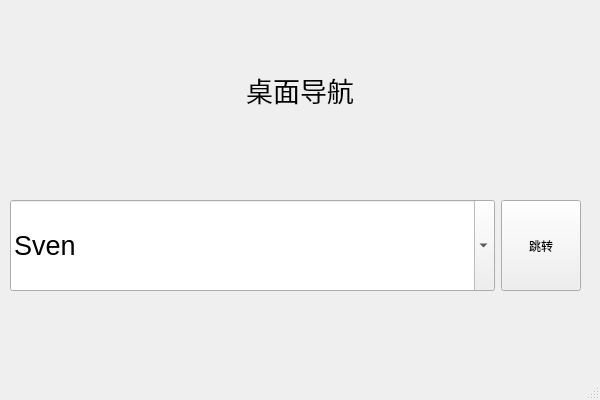
<?xml version="1.0" encoding="UTF-8"?>
<ui version="4.0">
 <class>MainWindow</class>
 <widget class="QMainWindow" name="MainWindow">
  <property name="windowModality">
   <enum>Qt::ApplicationModal</enum>
  </property>
  <property name="geometry">
   <rect>
    <x>0</x>
    <y>0</y>
    <width>600</width>
    <height>400</height>
   </rect>
  </property>
  <property name="sizePolicy">
   <sizepolicy hsizetype="Fixed" vsizetype="Fixed">
    <horstretch>0</horstretch>
    <verstretch>0</verstretch>
   </sizepolicy>
  </property>
  <property name="minimumSize">
   <size>
    <width>600</width>
    <height>400</height>
   </size>
  </property>
  <property name="maximumSize">
   <size>
    <width>1000</width>
    <height>800</height>
   </size>
  </property>
  <property name="font">
   <font>
    <family>Arial</family>
   </font>
  </property>
  <property name="windowTitle">
   <string>MainWindow</string>
  </property>
  <widget class="QWidget" name="centralwidget">
   <widget class="QLabel" name="label">
    <property name="geometry">
     <rect>
      <x>100</x>
      <y>40</y>
      <width>400</width>
      <height>100</height>
     </rect>
    </property>
    <property name="sizePolicy">
     <sizepolicy hsizetype="Fixed" vsizetype="Fixed">
      <horstretch>0</horstretch>
      <verstretch>0</verstretch>
     </sizepolicy>
    </property>
    <property name="font">
     <font>
      <family>Adobe Devanagari</family>
      <pointsize>20</pointsize>
     </font>
    </property>
    <property name="layoutDirection">
     <enum>Qt::LeftToRight</enum>
    </property>
    <property name="autoFillBackground">
     <bool>false</bool>
    </property>
    <property name="text">
     <string>桌面导航</string>
    </property>
    <property name="scaledContents">
     <bool>true</bool>
    </property>
    <property name="alignment">
     <set>Qt::AlignCenter</set>
    </property>
    <property name="wordWrap">
     <bool>true</bool>
    </property>
    <property name="margin">
     <number>1</number>
    </property>
    <property name="indent">
     <number>1</number>
    </property>
   </widget>
   <widget class="QWidget" name="layoutWidget">
    <property name="geometry">
     <rect>
      <x>10</x>
      <y>200</y>
      <width>571</width>
      <height>91</height>
     </rect>
    </property>
    <layout class="QHBoxLayout" name="horizontalLayout">
     <item>
      <widget class="QComboBox" name="comboBox">
       <property name="sizePolicy">
        <sizepolicy hsizetype="Preferred" vsizetype="Expanding">
         <horstretch>0</horstretch>
         <verstretch>0</verstretch>
        </sizepolicy>
       </property>
       <property name="font">
        <font>
         <family>Arial</family>
         <pointsize>20</pointsize>
        </font>
       </property>
       <property name="editable">
        <bool>true</bool>
       </property>
       <property name="sizeAdjustPolicy">
        <enum>QComboBox::AdjustToMinimumContentsLength</enum>
       </property>
       <item>
        <property name="text">
         <string>Sven</string>
        </property>
       </item>
       <item>
        <property name="text">
         <string>Cookbooks</string>
        </property>
       </item>
       <item>
        <property name="text">
         <string>Books</string>
        </property>
       </item>
       <item>
        <property name="text">
         <string>Paper</string>
        </property>
       </item>
       <item>
        <property name="text">
         <string>Secrets</string>
        </property>
       </item>
      </widget>
     </item>
     <item>
      <widget class="QPushButton" name="pushButton">
       <property name="sizePolicy">
        <sizepolicy hsizetype="Fixed" vsizetype="Expanding">
         <horstretch>0</horstretch>
         <verstretch>0</verstretch>
        </sizepolicy>
       </property>
       <property name="text">
        <string>跳转</string>
       </property>
      </widget>
     </item>
    </layout>
   </widget>
  </widget>
  <widget class="QMenuBar" name="menubar">
   <property name="geometry">
    <rect>
     <x>0</x>
     <y>0</y>
     <width>600</width>
     <height>20</height>
    </rect>
   </property>
  </widget>
  <widget class="QStatusBar" name="statusbar"/>
 </widget>
 <resources/>
 <connections/>
</ui>
